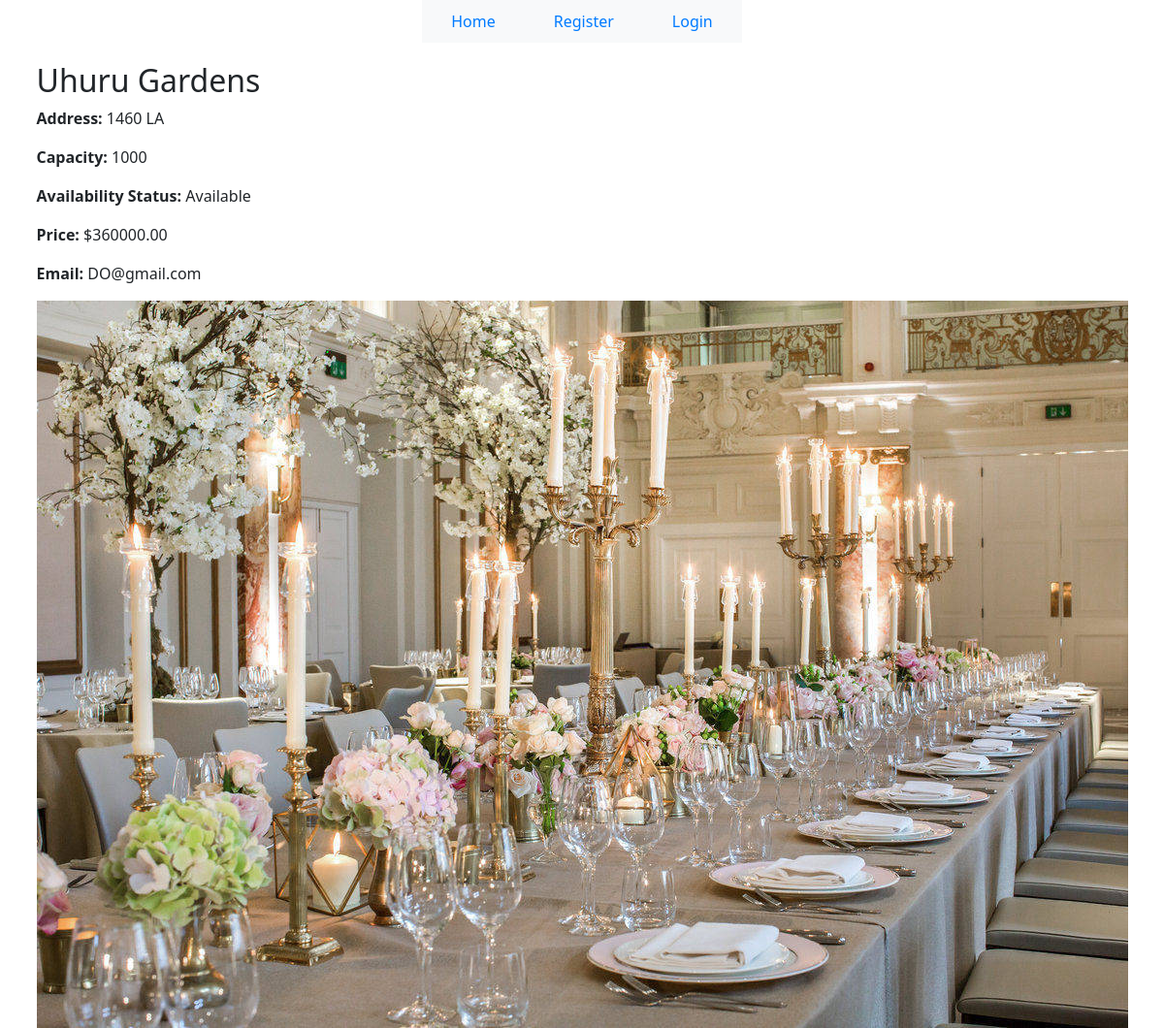
The app's page /catalog/view_venue/3/, older data.
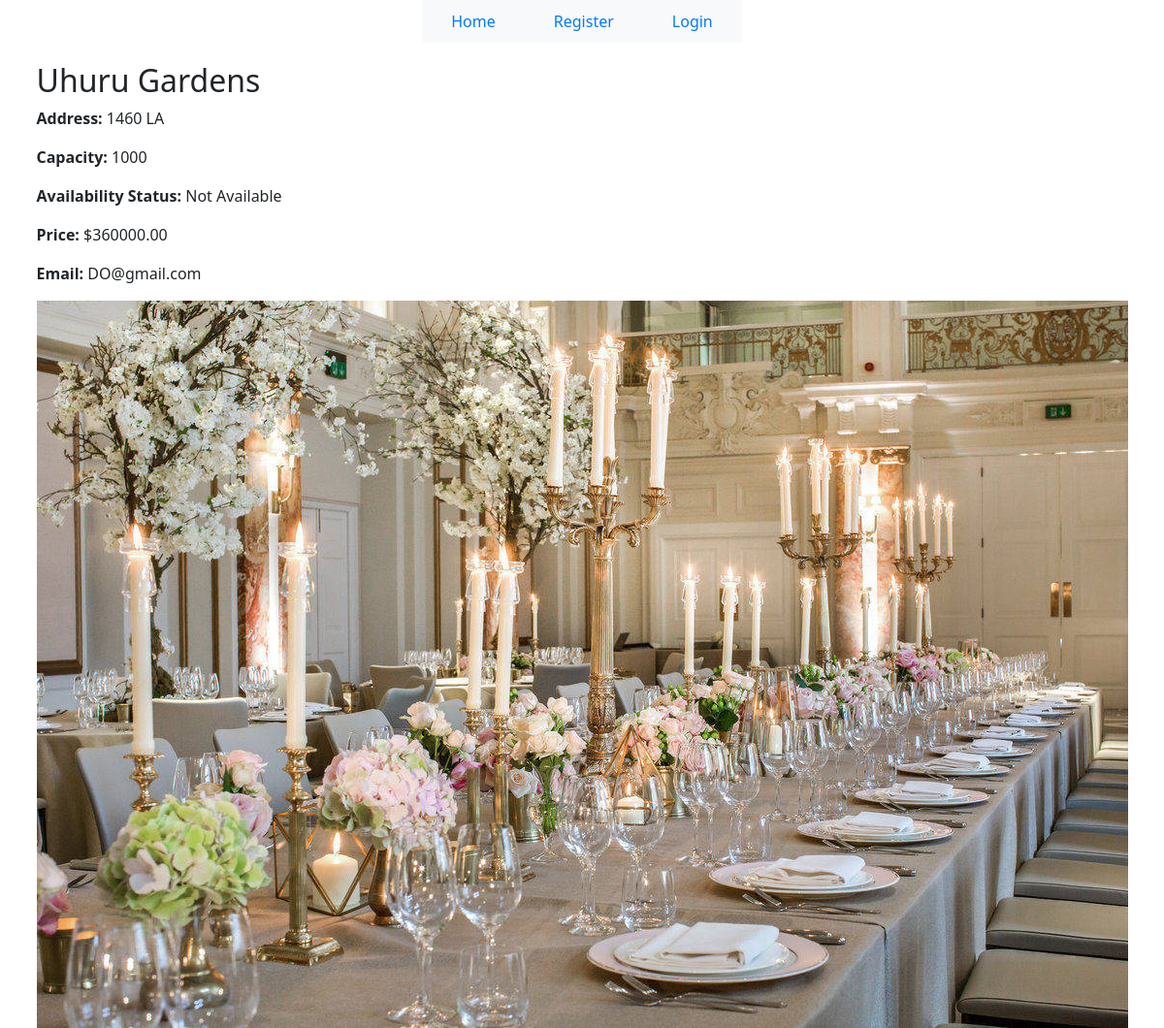
The same page, newer data.
### catalog/models.py (models this page shows, shortened)
class Venue(models.Model):
    AVAILABILITY_CHOICES = [
        ('A', 'Available'),
        ('N', 'Not Available'),
    ]
    venue_id = models.AutoField(primary_key=True)
    user_id = models.ForeignKey(settings.AUTH_USER_MODEL, on_delete=models.SET_NULL, null=True, blank=True)
    venue_name = models.CharField(max_length=255)
    address = models.CharField(max_length=255)
    capacity = models.PositiveIntegerField()
    availability_status = models.CharField(max_length=1, choices=AVAILABILITY_CHOICES, default='A')
    price = models.DecimalField(max_digits=10, decimal_places=2)
    email = models.EmailField()
    image = models.ImageField(upload_to='venue_images/', null=True, blank=True)

### catalog/views.py (the view)
# urls.py: path('view_venue/<int:venue_id>/', views.view_venue, name='view_venue'),
def view_venue(request, venue_id):
    is_website_user = request.user.is_authenticated and request.user.groups.filter(name='Website Users').exists()
    is_venue_vendor = request.user.is_authenticated and request.user.groups.filter(name='Venue_Vendor').exists()
    venue = get_object_or_404(Venue, pk=venue_id)
    context = {
        'venue': venue,
        'is_website_user': is_website_user,
        'is_venue_vendor': is_venue_vendor,
    }
    return render(request, 'view_venue.html', context=context)

### catalog/templates/view_venue.html (shortened to what this page needs)
{% extends 'base_generic.html' %}
{% block content %}
  <h2>{{ venue.venue_name }}</h2>
  <p><strong>Address:</strong> {{ venue.address }}</p>
  <p><strong>Capacity:</strong> {{ venue.capacity }}</p>
  <p><strong>Availability Status:</strong> {{ venue.get_availability_status_display }}</p>
  <p><strong>Price:</strong> ${{ venue.price }}</p>
  <p><strong>Email:</strong> {{ venue.email }}</p>
  {% if venue.image %}
    <img src="{{ venue.image.url }}" alt="{{ venue.venue_name }} Image">
  {% endif %}
{% endblock %}

Row changes from the older to the newer data that the page shows:
changed Venue "Uhuru Gardens": availability_status "Available" → "Not Available"
